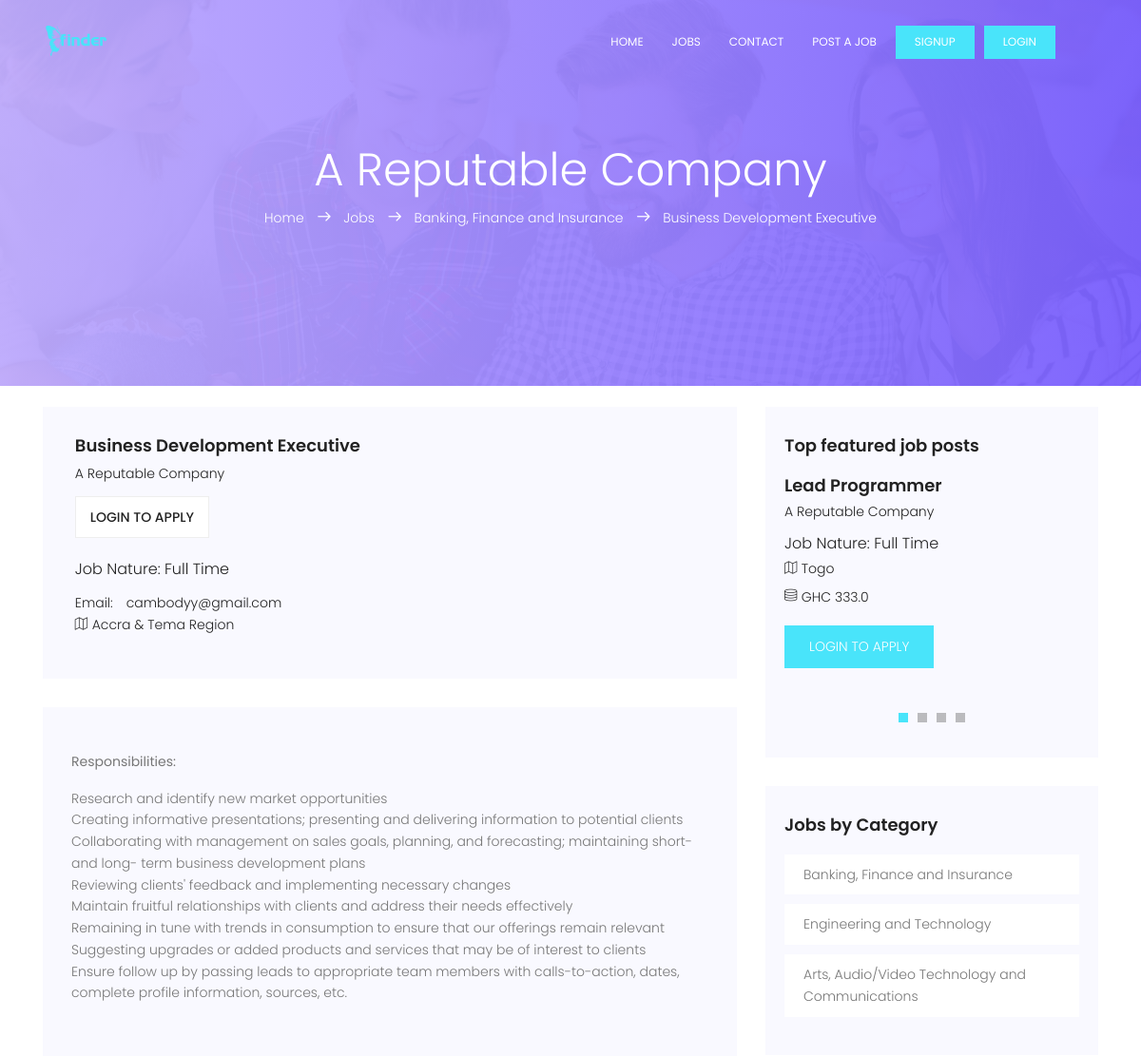
The page /detail/a-reputable-company (upper part) on the database as committed earlier.
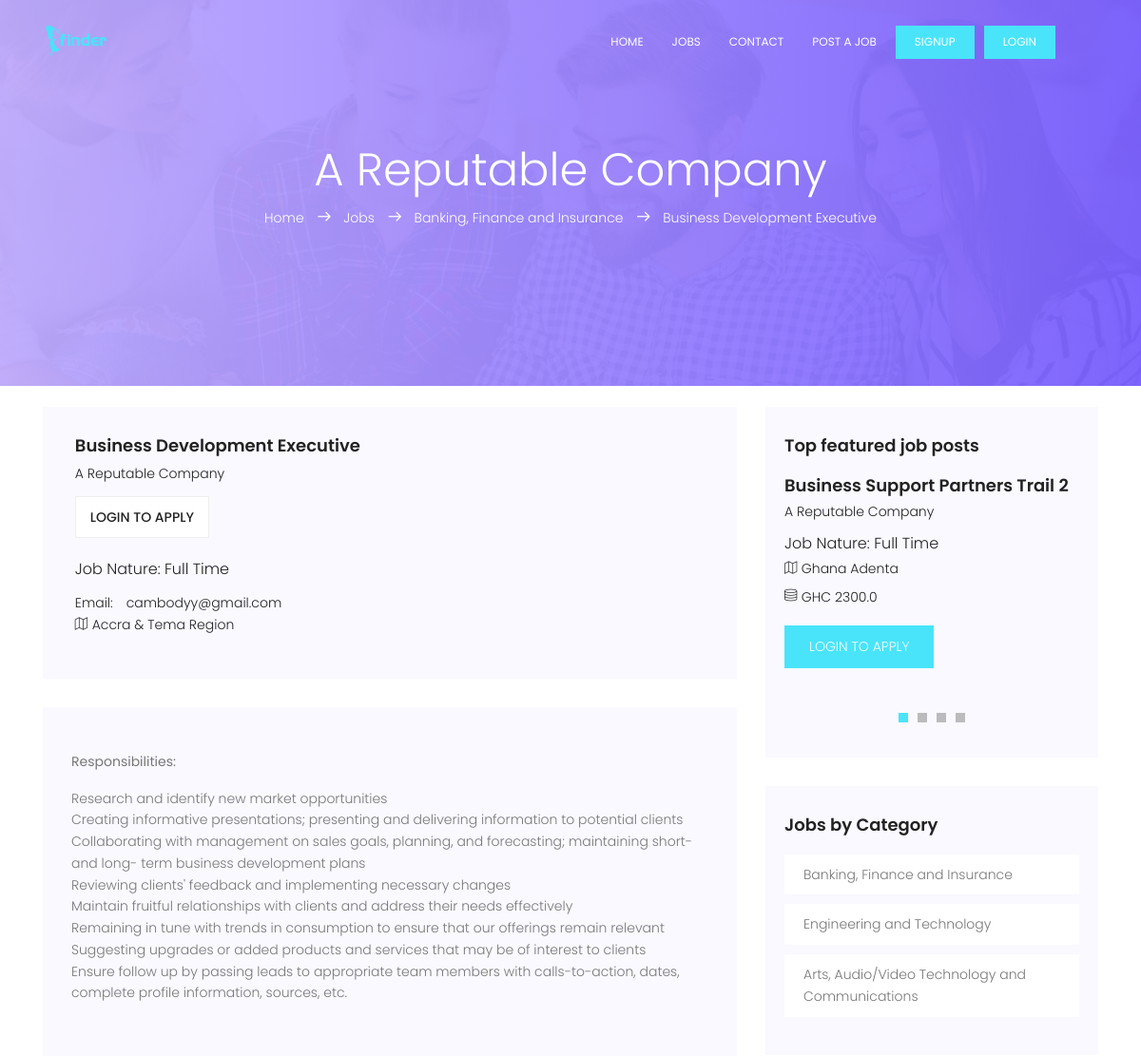
The same page on the database as committed later.
### portal/models.py (models this page shows, shortened)
class Job(models.Model):
    company_name = models.CharField(max_length=200)
    job_title = models.CharField(max_length=200)
    company_email = models.EmailField(blank=True, null=True)
    category = models.ForeignKey(
        Category, on_delete=models.CASCADE, default='Others')
    job_type = models.CharField(max_length=20, choices=_job_Type, default=1)
    description = RichTextField()
    location = models.CharField(max_length=150)
    salary = models.FloatField(blank=True, null=True)
    application_url = models.URLField(blank=True, null=True)
    slug = models.SlugField(blank=True, null=True)
    created = models.DateTimeField(auto_now_add=True)
    featured = models.BooleanField(default=False)
    approved = models.BooleanField(default=True)
    class Meta:
        ordering = ['-created']

class Category(models.Model):
    category = models.CharField(max_length=100)
    created = models.DateTimeField(auto_now_add=True)
    class Meta:
        verbose_name_plural = 'Categories'
        ordering = ['id']
    def __str__(self):
        return self.category

### portal/views.py (the view)
# urls.py: path('detail/<slug:slug>', jobDetail, name='detail'),
def jobDetail(request, slug):
    try:
        job = Job.objects.get(approved=True, slug=slug)
        requirements = job.requirements.all()
    except Exception:
        return HttpResponse('Sorry this job does not exit\n<a href="/jobs">Return to home page</a>')
    context = {
        'job': job,
        'requirements': requirements,
    }
    return render(request, 'portal/single.html', context)

### portal/context_processors.py (called while the page is built)
def Processors(request):
    jobs = Job.objects.filter(approved=True).order_by('-created')
    categories = Category.objects.all().order_by('id')
    blogs = Blog.objects.filter(published=True).order_by('-id')
    blog_count = blogs.count()
    return {
        'categories': categories,
        'jobs': jobs,
        'blog_count': blog_count,
        'blogs': blogs,
    }

### templates/portal/single.html (shortened to what this page needs)
{% extends 'base.html' %}
{% load static %}
{% block content %}
			<section class="banner-area relative" id="home">
				<div class="overlay overlay-bg"></div>
				<div class="container">
					<div class="row d-flex align-items-center justify-content-center">
						<div class="about-content col-lg-12">
							<h1 class="text-white">
								{{job.company_name|title}}
							</h1>
							<p class="text-white link-nav">
							<a href="{% url 'home' %}">Home </a>
							<span class="lnr lnr-arrow-right"></span>
							<a href="{% url 'jobs' %}"> Jobs</a>
							<span class="lnr lnr-arrow-right"></span>
							<a href="{% url 'jobs' %}?category={{job.category}}">{{job.category}}</a>
							<span class="lnr lnr-arrow-right"></span>
							<a href="#">{{job.job_title}}</a>
							</p>
						</div>
					</div>
				</div>
			</section>
			<section class="post-area section-gap">
				<div class="container">
					<div class="row justify-content-center d-flex">
						<div class="col-lg-8 post-list">
							<div class="single-post d-flex flex-row">
								<div class="details">
									<div class="title d-flex flex-row justify-content-between">
										<div class="titles">
											<a href="{% url 'detail' job.slug %}"><h4>{{job.job_title}}</h4></a>
											<h6>{{job.company_name}}</h6>
										</div>
									</div>
										<ul class="btns">
											{% if request.user.is_authenticated %}
											{% if job.application_url %}
											<li><a href="{{job.application_url}}" target="_blank">Apply</a></li>
											{% endif %}
											{% else %}
											<li><a href="">Login to apply</a></li>
											{% endif %}
										</ul>
											<br>
									<h5>Job Nature: {{job.job_type}}</h5>
									<a href="mailto:{{job.company_email}}" class="address">Email:<span class="lnr lnr fas fa-envelope"></span>{{job.company_email}}</a>
									<p class="address"><span class="lnr lnr-map"></span> {{job.location}}</p>
								</div>
							</div>
							<div class="single-post job-details">
								<p>
									{{job.description|safe}}
								</p>
							</div>
						</div>
						<div class="col-lg-4 sidebar">
							<div class="single-slidebar">
								<h4>Top featured job posts</h4>
								<div class="active-relatedjob-carusel">
								{% for job in jobs|slice:":4" %}
									<div class="single-rated">
										<a href="{% url 'detail' job.slug %}"><h4>{{job.job_title|title}}</h4></a>
										<h6>{{job.company_name|title}}</h6>
										<h5>Job Nature: {{job.job_type}}</h5>
										<p class="address"><span class="lnr lnr-map"></span> {{job.location}}</p>
										{% if job.salary %}
										<p class="address"><span class="lnr lnr-database"></span> GHC {{job.salary}}</p>
										{% endif %}
										{% if request.user.is_authenticated %}
										<a href="{% url 'detail' job.slug %}" class="btns text-uppercase">Apply job</a>
										{% else %}
										<a href="{% url 'login' %}" class="btns text-uppercase">Login to apply</a>
										{% endif %}
									</div>
								{% endfor %}
								</div>
							</div>
							<div class="single-slidebar">
								<h4>Jobs by Category</h4>
								<ul class="cat-list">
								{% for category in categories|slice:":8" %}
									<li><a class="justify-content-between d-flex" href="{% url 'jobs' %}?category={{category.category}}"><p>{{category.category}}</p></a></li>
								{% endfor %}
								</ul>
							</div>
						</div>
					</div>
				</div>
			</section>
{% endblock %}

### templates/base.html (shortened to what this page needs)
{% load static %}
	<!DOCTYPE html>
	<html lang="zxx" class="no-js">
	<head>
			<link rel="stylesheet" href="{% static 'css/linearicons.css' %}">
			<link rel="stylesheet" href="{% static 'css/font-awesome.min.css' %}">
			<link rel="stylesheet" href="{% static 'css/bootstrap.css' %}">
			<link rel="stylesheet" href="{% static 'css/magnific-popup.css' %}">
			<link rel="stylesheet" href="{% static 'css/nice-select.css' %}">
			<link rel="stylesheet" href="{% static 'css/animate.min.css' %}">
			<link rel="stylesheet" href="{% static 'css/owl.carousel.css' %}">
			<link rel="stylesheet" href="{% static 'css/main.css' %}">
		</head>
		<body>
			  <header id="header" id="home">
			    <div class="container">
			    	<div class="row align-items-center justify-content-between d-flex">
				      <div id="logo">
				        <a href="{% url 'home' %}">
						<img style="width: 100px" src="{% static 'img/logo1.svg' %}" alt="Finder" title="Finder" />
						</a>
				      </div>
				      <nav id="nav-menu-container">
				        <ul class="nav-menu">
				          <li class="menu-active"><a href="{% url 'home' %}">Home</a></li>
				          <li><a href="{% url 'jobs' %}">Jobs</a></li>
				          <li><a href="{% url 'contact' %}">Contact</a></li>
				          <li><a href="{% url 'post' %}">Post a job</a></li>
						  {% if request.user.is_authenticated %}
				          <li><a class="ticker-btn" href="{% url 'logout' %}">Logout</a></li>
				          <li><a class="ticker-btn" href="{% url 'account' %}">Account</a></li>
						  {% else %}
				          <li><a class="ticker-btn" href="{% url 'signup' %}">Signup</a></li>
				          <li><a class="ticker-btn" href="{% url 'login' %}">Login</a></li>
						  {% endif %}
				        </ul>
				      </nav>
			    	</div>
			    </div>
			  </header>
            {% block content %}
            {% endblock content %}
		</body>
	</html>

Rows that differ between the two databases and show on the page:
no longer on this page (row unchanged): Job: job_title "Lead Programmer", company_name "A Reputable Company", job_type "Full Time", location "Togo", salary "333.0"
added Job: job_title "Business Support Partners Trail 2", company_name "A Reputable Company", job_type "Full Time", location "Ghana Adenta", salary "2300.0"
